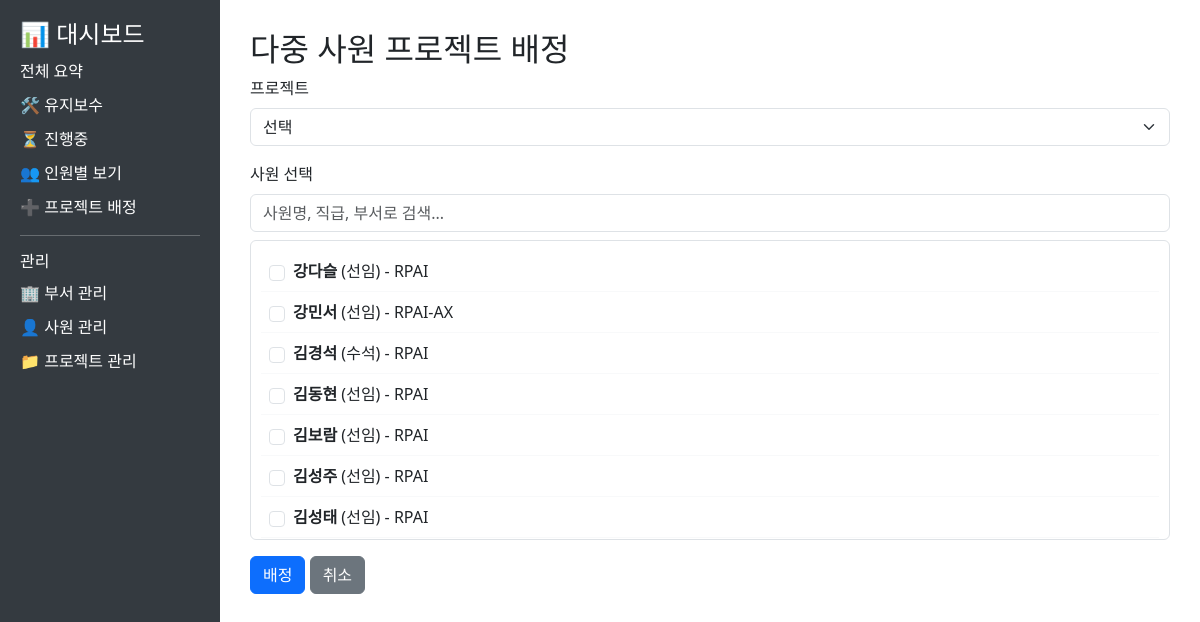
The page /assignment/add on the database its author committed.
### tables this page shows
CREATE TABLE employees (
        employee_id INTEGER PRIMARY KEY AUTOINCREMENT,
        name TEXT NOT NULL,
        position TEXT,
        department_id INTEGER,
        skills TEXT,
        FOREIGN KEY (department_id) REFERENCES departments(department_id)
    );

CREATE TABLE departments (
        department_id INTEGER PRIMARY KEY AUTOINCREMENT,
        name TEXT NOT NULL
    );

### dashboard/app.py (the view, shortened to what this page needs)
@app.route("/assignment/add", methods=["GET", "POST"])
def add_assignment():
    employees = get_available_employees()
    projects = get_available_projects()
    return render_template("assignment_add_multiple.html", employees=employees, projects=projects)

### dashboard/app.py (called while the page is built)
def get_connection():
    try:
        current_dir = os.path.dirname(__file__)
        parent_dir = os.path.dirname(current_dir)
        db_path = os.path.join(parent_dir, "db", "dashboard.db")
        print(f"데이터베이스 경로: {db_path}")  # 디버깅용
        conn = sqlite3.connect(db_path)
        conn.row_factory = sqlite3.Row
        return conn
    except sqlite3.Error as e:
        print(f"데이터베이스 연결 오류: {e}")
        return None

def get_available_employees():
    conn = get_connection()
    if conn is None:
        return pd.DataFrame()
    try:
        df = pd.read_sql_query("""
            SELECT e.employee_id, e.name, e.position, d.name AS department
            FROM employees e
            LEFT JOIN departments d ON e.department_id = d.department_id
            ORDER BY e.name
        """, conn)
        return df
    except Exception as e:
        print(f"사용 가능한 사원 목록 조회 오류: {e}")
        return pd.DataFrame()
    finally:
        conn.close()

def get_available_projects():
    conn = get_connection()
    if conn is None:
        return pd.DataFrame()
    try:
        df = pd.read_sql_query("""
            SELECT p.project_id, p.name, pt.type_name AS type
            FROM projects p
            LEFT JOIN project_type pt ON p.type_id = pt.type_id
            ORDER BY p.name
        """, conn)
        return df
    except Exception as e:
        print(f"사용 가능한 프로젝트 목록 조회 오류: {e}")
        return pd.DataFrame()
    finally:
        conn.close()

### dashboard/templates/assignment_add_multiple.html (shortened to what this page needs)
<!DOCTYPE html>
<html>
<head>
    <link rel="stylesheet" href="https://cdn.jsdelivr.net/npm/bootstrap@5.3.0/dist/css/bootstrap.min.css">
</head>
<body>
    <div class="sidebar">
        <h4>📊 대시보드</h4>
        <a href="/">전체 요약</a>
        <a href="/maintenance">🛠 유지보수</a>
        <a href="/ongoing">⏳ 진행중</a>
        <a href="/assignment">👥 인원별 보기</a>
        <a href="/assignment/add">➕ 프로젝트 배정</a>
        <hr>
        <h6>관리</h6>
        <a href="/departments">🏢 부서 관리</a>
        <a href="/employees">👤 사원 관리</a>
        <a href="/projects">📁 프로젝트 관리</a>
    </div>
    <div class="content">
        <h2>다중 사원 프로젝트 배정</h2>
        <form method="POST" id="multipleAssignmentForm">
            <div class="mb-3">
                <label for="project_id" class="form-label">프로젝트</label>
                <select class="form-select" id="project_id" name="project_id" required>
                    <option value="">선택</option>
                </select>
            </div>
            <div class="mb-3">
                <label class="form-label">사원 선택</label>
                <div class="mb-2">
                    <input type="text" class="form-control" id="employeeSearch" placeholder="사원명, 직급, 부서로 검색...">
                </div>
                <div class="employee-list">
                    {% for emp in employees.itertuples() %}
                    <div class="employee-item" data-search="{{ emp.name }} {{ emp.position }} {{ emp.department }}">
                        <input type="checkbox" class="form-check-input me-2" id="emp_{{ emp.employee_id }}"
                            value="{{ emp.employee_id }}" name="employee_ids">
                        <label class="employee-info" for="emp_{{ emp.employee_id }}">
                            <strong>{{ emp.name }}</strong> ({{ emp.position }}) - {{ emp.department }}
                        </label>
                    </div>
                    {% endfor %}
                </div>
            </div>
            <button type="submit" class="btn btn-primary">배정</button>
            <a href="{{ url_for('assignment') }}" class="btn btn-secondary">취소</a>
        </form>
    </div>
</body>
</html>

### dashboard/templates/assignment_add_multiple.html (style rules this page uses)
body { display: flex; }
.sidebar { width: 220px; background-color: #343a40; min-height: 100vh; padding: 20px; color: white; }
.sidebar a { color: #ffffff; text-decoration: none; display: block; margin: 10px 0; }
.content { flex-grow: 1; padding: 30px; }
.employee-list { max-height: 300px; overflow-y: auto; border: 1px solid #dee2e6; border-radius: 0.375rem; padding: 10px; }
.employee-item { display: flex; align-items: center; padding: 8px; border-bottom: 1px solid #f8f9fa; }
.employee-info { flex-grow: 1; }

### rows shown on the page
employees: name "강다슬", position "선임", department "RPAI"
employees: name "강민서", position "선임", department "RPAI-AX"
employees: name "김경석", position "수석", department "RPAI"
employees: name "김동현", position "선임", department "RPAI"
employees: name "김보람", position "선임", department "RPAI"
employees: name "김성주", position "선임", department "RPAI"
employees: name "김성태", position "선임", department "RPAI"
